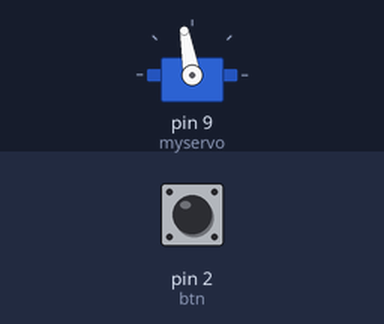
Bench run of a sketch on a simulated Arduino Uno, built with avr-gcc and run on an emulated ATmega328P. Parts: servo. The inputs (shaded band) are chosen by the test bench; at power-on: pin 2 (btn) LOW.

Above: at 1.2 s.
1.3 s: pin 2 (btn) pulled HIGH for 0.15 s
At 1.38 s:
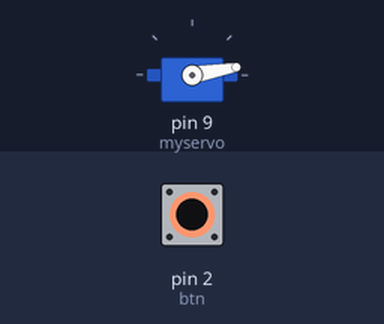
2.9 s: pin 2 (btn) pulled HIGH for 3.2 s
At 6.4 s:
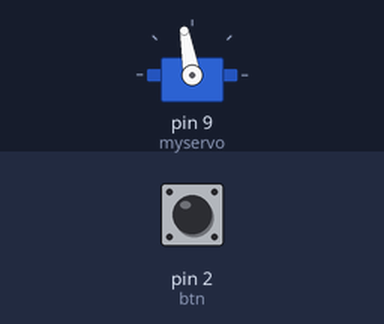
Timing chart, 0 to 7.9 s (numbered marks = the images above; inputs shaded):
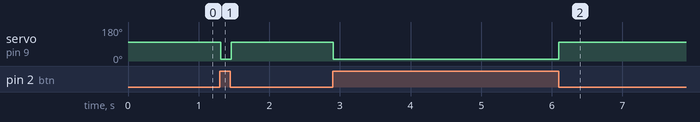

Measured:
- after the input at 1.3 s, servo on pin 9 (myservo): 100° → 10° at once, → 100° 0.15 s later
- after the input at 2.9 s, servo on pin 9 (myservo): 100° → 10° at once, → 100° 3.2 s later

The sketch:

4.3.ino
```cpp
#include <Servo.h>

Servo myservo;
int potpin=A0;
int val;
int btn=2;

void setup() {
  // put your setup code here, to run once:
  myservo.attach(9);
  pinMode(btn,INPUT);
}

void loop() {
  // put your main code here, to run repeatedly:
  val=digitalRead(btn);

  if(val==1){
    myservo.write(10);
  }
  else{
    myservo.write(100);
  }
  delay(15);
}
```
